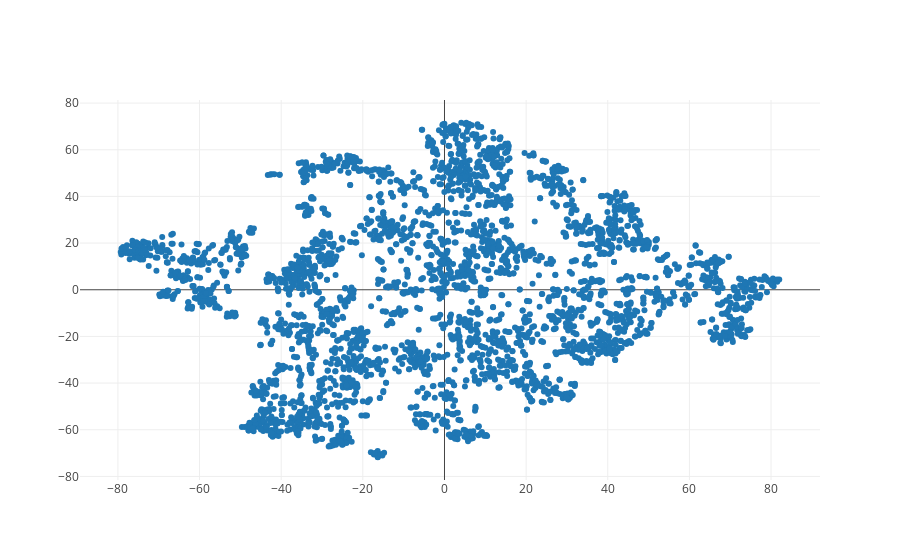

Notebook code for this chart:
### Code cell
py.iplot(data)

### Figure 1 — Plotly figure (JSON) as saved in the notebook; plotly's stock layout.template omitted (floating-point values rounded to 4 significant figures; data arrays with more than 128 entries replaced by an {"elided": "..."} marker saying what was removed)
{"data": [{"mode": "markers", "text": {"elided": "3565 str values"}, "type": "scatter", "x": {"elided": "3565 float values"}, "y": {"elided": "3565 float values"}}], "layout": {}}
